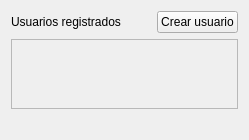
<?xml version="1.0" encoding="UTF-8"?>
<ui version="4.0"><class>AdminCuentas</class><widget class="QWidget" name="AdminCuentas"><layout class="QVBoxLayout" name="layout"><item><layout class="QHBoxLayout" name="barra"><item><widget class="QLabel" name="tituloCuentas"><property name="text"><string>Usuarios registrados</string></property></widget></item><item><spacer name="espaciador"><property name="orientation"><enum>Qt::Orientation::Horizontal</enum></property><property name="sizeHint"><size><width>30</width><height>20</height></size></property></spacer></item><item><widget class="QPushButton" name="crearUsuario"><property name="text"><string>Crear usuario</string></property></widget></item></layout></item><item><widget class="QScrollArea" name="scroll"><property name="widgetResizable"><bool>true</bool></property><widget class="QWidget" name="contenidoListaCuentas"><layout class="QVBoxLayout" name="listaCuentasLayout"/></widget></widget></item><item><widget class="QLabel" name="errorCuentas"><property name="text"><string/></property></widget></item></layout></widget><resources/><connections/></ui>
